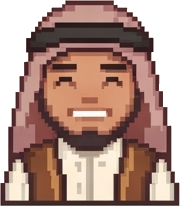
#> input picture design/pixel-art/assets/chef_ref_middle_eastern_happy.png, 180 x 206 px
$ python make_chef_from_ref.py
#> lines starting #> are read from the running program, lines starting #| are printed output that depends on the picture; after the words box and inside, x2 and y2 are one past the last pixel; in counts of white or black regions, pixels touching at a corner belong together
"""The Middle Eastern woman cook made from the team's own Middle Eastern chef (references/chefs/chef4_middle_eastern.png),
so she is in exactly their style: same face, eyes, smile, outline and palette. His headdress already frames the face
the way a hijab does; on her:
  - the black cord (agal) on top becomes part of the scarf;
  - the beard goes: a rounded chin, and the scarf wraps close under it;
  - brows a little finer, lashes at the eyes' outer corners, color on the lower lip;
  - the vest and robe become a white chef jacket with buttons, the scarf tucked into its collar, and an apron.
Every change is made in blocks of 4 pixels, the size of the reference's own pixels.

    python design/pixel-art/make_chef_from_ref.py   ->   assets/chef_ref_middle_eastern_woman_<mood>.png,
                                                         previews/middle_eastern_woman.png
"""
from __future__ import annotations

from pathlib import Path

import cv2
import numpy as np
from PIL import Image, ImageDraw

HERE = Path(__file__).resolve().parent
B = 4                                                   # the block every change is drawn in
INK = (58, 36, 40)
SCARF = {"white": (236, 230, 222), "rose": (201, 157, 146), "black": (60, 52, 58), "navy": (52, 64, 108)}
APRON = (54, 50, 58)
JACKET = [(196, 192, 186), (226, 222, 214), (250, 248, 242)]       # dark, mid, light
LIP, LASH, BUTTON = (184, 92, 92), (52, 34, 34), (170, 170, 178)


def blocks(draw_fn, shape: tuple[int, int]) -> np.ndarray:
    """A mask drawn on the 4-pixel grid, then enlarged to the picture."""
    h, w = shape
    img = Image.new("1", (w // B + 1, h // B + 1), 0)
    draw_fn(ImageDraw.Draw(img))
    return np.kron(np.array(img, np.uint8), np.ones((B, B), np.uint8))[:h, :w].astype(bool)


def outline(mask: np.ndarray) -> np.ndarray:
    """The mask's own edge, one block wide."""
    inner = mask.copy()
    for dy, dx in ((B, 0), (-B, 0), (0, B), (0, -B)):
        inner &= np.roll(np.roll(mask, dy, 0), dx, 1)
    return mask & ~inner


def woman(man: np.ndarray, scarf: tuple[int, int, int]) -> np.ndarray:
    img = man.copy()
    rgb = img[..., :3].astype(np.float32)
    alpha = img[..., 3] > 0
    h, w = alpha.shape
    lum = rgb.mean(axis=2)
    ys = np.broadcast_to(np.arange(h)[:, None], (h, w))
    # her face: his skin with the eyes, brows and mouth inside it, widened to a rounded chin where the beard was.
    # The hijab is never painted inside it, and a dark line one block wide frames it.
    skinlike = alpha & (rgb[..., 0] - rgb[..., 2] > 75) & (rgb[..., 0] > 170)
    closed = cv2.morphologyEx(skinlike.astype(np.uint8), cv2.MORPH_CLOSE, np.ones((11, 11), np.uint8))
    filled = closed.copy()
    flood = np.zeros((h + 2, w + 2), np.uint8)
    cv2.floodFill(filled, flood, (0, 0), 1)
    face = (closed | (1 - filled)).astype(bool)
    chin = blocks(lambda d: d.ellipse((11, 13, 34, 36), fill=1), (h, w))
    face = (face | chin) & (ys >= 52) & (ys < 150)
    # the scarf: his headdress (everything around the face above the shoulders), in her color with its shading
    head = alpha & ~face & (ys < 150) & (lum > 60)
    tone = (lum / np.median(lum[head]))[..., None]
    # the black cord on top becomes scarf too
    edge = np.zeros_like(alpha)
    for dy, dx in ((3, 0), (-3, 0), (0, 3), (0, -3)):
        edge |= ~np.roll(np.roll(alpha, dy, 0), dx, 1)
    cord = alpha & ~edge & (lum < 75) & (np.arange(h)[:, None] < 50)
    # chin and scarf under it, in place of the beard
    beard_zone = blocks(lambda d: d.rectangle((10, 23, 35, 38), fill=1), (h, w))
    beard = alpha & beard_zone & (lum < 95)
    mouth = blocks(lambda d: d.rectangle((17, 26, 27, 29), fill=1), (h, w))
    skin = np.array((217, 154, 119), np.float32)

    out = rgb.copy()
    scarf_c = np.array(scarf, np.float32)
    out[head] = np.clip(scarf_c * tone[head], 0, 255)
    out[cord] = scarf_c * 0.86
    out[beard & face & ~mouth] = skin
    out[beard & ~face & ~mouth] = scarf_c * 0.9
    # leftover specks inside the face (the beard's edge, the headdress' shadow) become skin; the eyes, brows,
    # nose and mouth stay
    nose = blocks(lambda d: d.rectangle((19, 24, 25, 25), fill=1), (h, w))
    speck = face & ~skinlike & ~mouth & ~nose & (((ys < 100) & (lum >= 80)) | (ys >= 100))
    out[speck] = skin
    out[outline(face) & alpha & ~mouth] = INK
    # finer brows (the lower block of each goes), lashes, a colored lower lip
    brows = blocks(lambda d: (d.rectangle((13, 16, 18, 16), fill=1), d.rectangle((26, 16, 31, 16), fill=1)), (h, w))
    out[brows & (lum < 80)] = skin
    lash = blocks(lambda d: (d.point((13, 19), fill=1), d.point((31, 19), fill=1)), (h, w))
    out[lash] = LASH
    lip = blocks(lambda d: d.rectangle((19, 30, 25, 30), fill=1), (h, w))
    out[lip & alpha] = LIP

    return redraw(out, face, scarf_c)


def redraw(out: np.ndarray, face: np.ndarray, scarf: np.ndarray) -> np.ndarray:
    """Her hijab and jacket drawn again on the reference's 4-pixel grid, after the photos of women chefs in a hijab
    (references/chefs/women/): the hijab rounded close around the head (not his peaked headdress and cape), wrapped
    under the chin and falling into the jacket's stand collar; a double-breasted chef jacket and an apron. Flat
    tones lit from the top left and a dark line between every part, as in the team's chefs. The face is his."""
    h, w = face.shape
    gh, gw = -(-h // B), -(-w // B)

    def grid(draw_fn) -> np.ndarray:
        img = Image.new("1", (gw, gh), 0)
        draw_fn(ImageDraw.Draw(img))
        return np.array(img, bool)

    def shift(m: np.ndarray, dy: int, dx: int) -> np.ndarray:
        r = np.zeros_like(m)
        r[max(dy, 0):gh + min(dy, 0), max(dx, 0):gw + min(dx, 0)] = m[max(-dy, 0):gh - max(dy, 0), max(-dx, 0):gw - max(dx, 0)]
        return r

    face_g = face[B // 2::B, B // 2::B][:gh, :gw]
    face_g = np.pad(face_g, ((0, gh - face_g.shape[0]), (0, gw - face_g.shape[1])))
    hijab = grid(lambda d: (d.ellipse((7, 1, 37, 42), fill=1),
                            d.polygon([(10, 33), (35, 33), (30, 42), (22, 46), (15, 42)], fill=1))) & ~face_g
    body = grid(lambda d: d.rounded_rectangle((1, 38, gw - 2, gh + 4), radius=6, fill=1)) & ~hijab & ~face_g
    collar = grid(lambda d: (d.polygon([(13, 37), (17, 37), (21, 45)], fill=1),
                             d.polygon([(32, 37), (28, 37), (24, 45)], fill=1))) & body
    apron = grid(lambda d: (d.rectangle((16, 45, 29, gh), fill=1),
                            d.line([(17, 45), (19, 39)], fill=1), d.line([(28, 45), (26, 39)], fill=1))) & body
    buttons = grid(lambda d: [d.point((x, y), fill=1) for x in (9, 12, 33, 36) for y in (44, 48)]) & body & ~apron

    canvas = np.zeros((gh, gw, 3), np.float32)
    label = np.zeros((gh, gw), int)
    xs = np.broadcast_to(np.arange(gw)[None, :], (gh, gw))
    canvas[body] = JACKET[1]
    canvas[body & (xs < gw * 0.3)] = JACKET[2]
    canvas[body & (xs > gw * 0.72)] = JACKET[0]
    label[body] = 1
    canvas[collar] = JACKET[2]
    label[collar] = 2
    canvas[hijab] = scarf
    canvas[hijab & ~shift(hijab, 2, 2)] = np.minimum(scarf * 1.1 + 12, 255)          # light along the top left
    canvas[hijab & ~shift(hijab, -2, -2)] = scarf * 0.8                               # shade along the bottom right
    folds = grid(lambda d: (d.arc((4, 12, 20, 52), 120, 200, fill=1), d.arc((25, 12, 41, 52), 340, 60, fill=1),
                            d.line([(22, 40), (22, 45)], fill=1))) & hijab
    canvas[folds] = scarf * 0.84
    label[hijab] = 3
    canvas[apron] = APRON
    label[apron] = 4
    canvas[buttons] = BUTTON
    solid = label > 0
    ink = np.zeros_like(solid)
    for dy, dx in ((1, 0), (0, 1), (-1, 0), (0, -1)):
        ink |= shift(solid | face_g, dy, dx)
    ink &= ~solid & ~face_g                                                           # the outline around her
    ink |= solid & ((label != shift(label, 1, 0)) | (label != shift(label, 0, 1))) & shift(solid, 1, 0) & shift(solid, 0, 1)
    face_edge = face_g & ~(shift(face_g, 1, 0) & shift(face_g, -1, 0) & shift(face_g, 0, 1) & shift(face_g, 0, -1))
    canvas[ink] = INK

    def up(m: np.ndarray) -> np.ndarray:
        return m.repeat(B, axis=0).repeat(B, axis=1)[:h, :w]

    rgb = up(canvas)
    face_px = up(face_g)                                                              # the face, on the same grid
    rgb[face_px] = out[face_px]
    rgb[up(face_edge)] = INK
    alpha = up(solid | ink) | face_px
    return np.dstack([np.clip(rgb, 0, 255), alpha * 255]).astype(np.uint8)


def main() -> None:
    man = np.array(Image.open(HERE / "assets" / "chef_ref_middle_eastern_happy.png").convert("RGBA"))
#> man is the input picture: shape (206, 180, 4); mean R, G, B, A 172.4, 138, 125, 202.1
    sheet = []
    for name, color in SCARF.items():
        her = woman(man, color)
        if name == "white":
            for mood in ("happy", "alert", "thinking", "wink"):
                Image.fromarray(her, "RGBA").save(HERE / "assets" / f"chef_ref_middle_eastern_woman_{mood}.png")
        sheet.append(her)
#> this loop made 4 passes
#> pass 1, in woman, `alpha = img[..., 3] > 0`:
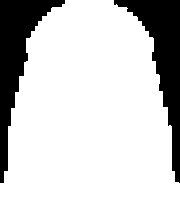
#> alpha: shape (206, 180) bool; 79.3% white; 2 black regions, box (x1, y1, x2, y2) and area: (114, 0, 180, 183) 3884, (0, 0, 65, 183) 3807
#> pass 1, in woman, `lum = rgb.mean(axis=2)`:
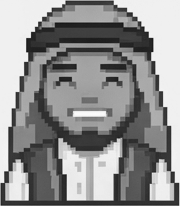
#> lum: shape (206, 180) float32; min 18.67, max 251, mean 145.2
#> pass 1, in woman, `skinlike = alpha & (rgb[..., 0] - rgb[..., 2] > 75) & (rgb[..., 0] > 1..`:
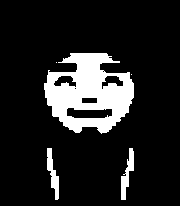
#> skinlike: shape (206, 180) bool; 13.5% white; 5 white regions (2 under 20 px), largest, box (x1, y1, x2, y2) and area: (44, 53, 134, 134) 4406, (121, 148, 134, 200) 308, (47, 148, 59, 200) 298
#> after the loop:
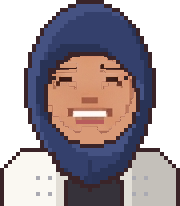
#> her: shape (206, 180, 4); mean R, G, B, A 88.3, 78.2, 83.8, 180.4; transparent parts drawn white
#> after the loop, sheet = 4 items
    row = np.concatenate([man] + sheet, axis=1)
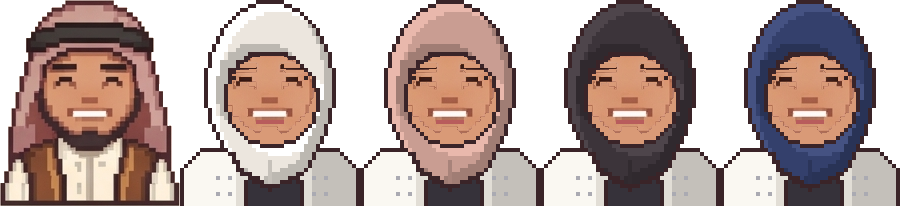
#> row: shape (206, 900, 4); mean R, G, B, A 122.2, 102.5, 97.2, 184.7; transparent parts drawn white
    back = Image.new("RGBA", (row.shape[1], row.shape[0]), (236, 226, 208, 255))
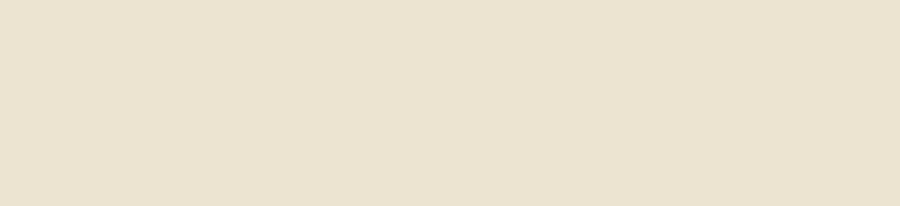
#> back: PIL image 900x206 RGBA; mean R, G, B, A 236, 226, 208, 255
    Image.alpha_composite(back, Image.fromarray(row, "RGBA")).save(HERE / "previews" / "middle_eastern_woman.png")
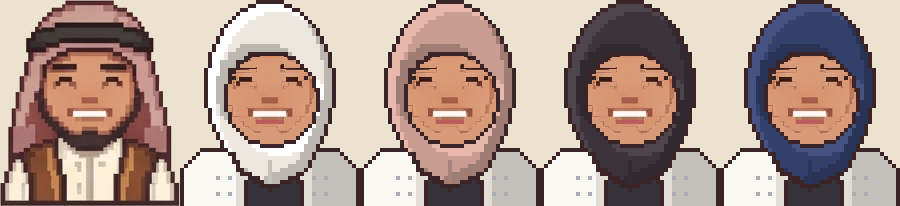
#> saved as middle_eastern_woman.png: PIL image 900x206 RGBA; mean R, G, B, A 176.6, 154.9, 145.1, 255


if __name__ == "__main__":
    main()
